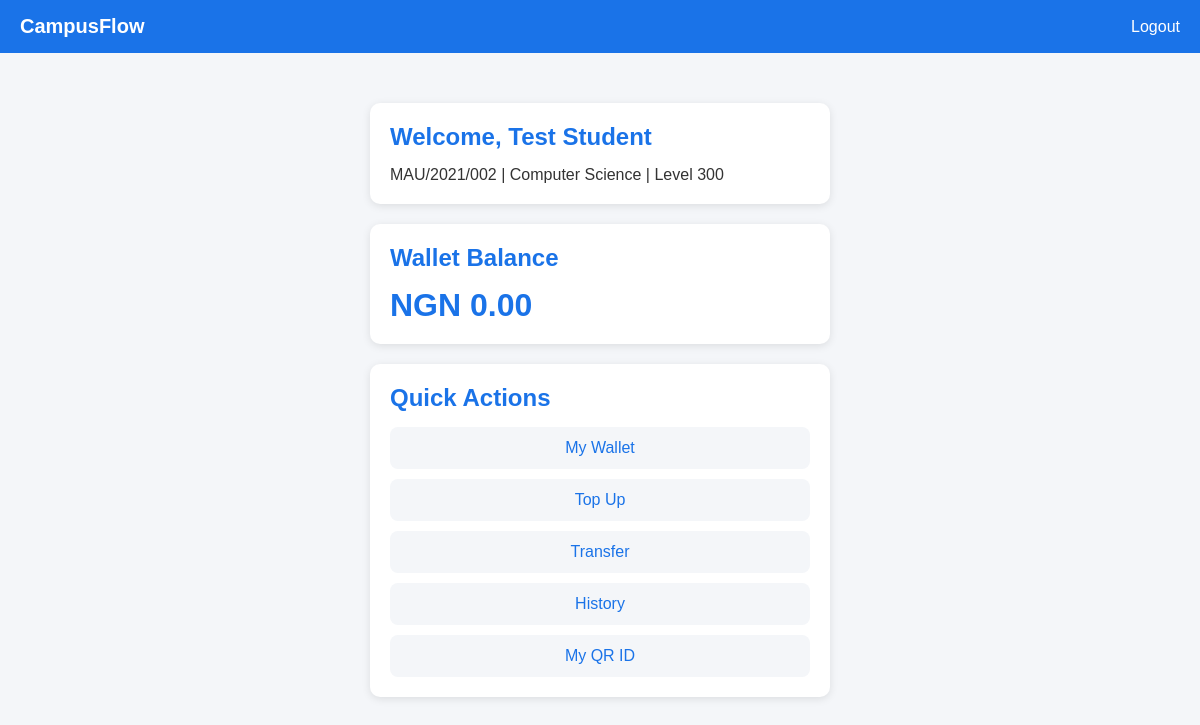
/dashboard (signed in), run on the app's committed database.
### app/models.py (models this page shows)
class Student(UserMixin, db.Model):
    __tablename__ = 'students'
    id = db.Column(db.Integer, primary_key=True)
    full_name = db.Column(db.String(200), nullable=False)
    matric_number = db.Column(db.String(50), unique=True, nullable=False)
    email = db.Column(db.String(150), unique=True, nullable=False)
    password_hash = db.Column(db.Text, nullable=False)
    department = db.Column(db.String(150), nullable=False)
    level = db.Column(db.String(20), nullable=False)
    is_active = db.Column(db.Boolean, default=True)
    is_admin = db.Column(db.Boolean, default=False)
    created_at = db.Column(db.DateTime, default=datetime.utcnow)
    wallet = db.relationship('Wallet', backref='student', uselist=False)
    logs = db.relationship('AccessLog', backref='student', lazy=True)

class Wallet(db.Model):
    __tablename__ = 'wallets'
    id = db.Column(db.Integer, primary_key=True)
    student_id = db.Column(db.Integer, db.ForeignKey('students.id'))
    balance = db.Column(db.Numeric(15,2), default=0.00)
    currency = db.Column(db.String(10), default='NGN')
    updated_at = db.Column(db.DateTime, default=datetime.utcnow)
    transactions = db.relationship('Transaction', backref='wallet', lazy=True)

### app/auth/routes.py (the view)
@bp.route('/dashboard')
@login_required
def dashboard():
    return render_template('auth/dashboard.html', student=current_user)

### app/__init__.py (called while the page is built)
def create_app():
    app = Flask(__name__)
    app.config.from_object(Config)
    db.init_app(app)
    login_manager.init_app(app)
    migrate.init_app(app, db)
    login_manager.login_view = 'auth.login'
    from app.models import Student
    @login_manager.user_loader
    def load_user(user_id):
        return Student.query.get(int(user_id))
    from app.auth import bp as auth_bp
    app.register_blueprint(auth_bp)
    from app.wallet import bp as wallet_bp
    app.register_blueprint(wallet_bp)
    from app.identity import bp as identity_bp
    app.register_blueprint(identity_bp)
    from app.admin import bp as admin_bp
    app.register_blueprint(admin_bp)
    return app

### app/templates/auth/dashboard.html
{% extends 'base.html' %}
{% block content %}
<div class="card">
    <h2>Welcome, {{ student.full_name }}</h2>
    <p>{{ student.matric_number }} | {{ student.department }} | Level {{ student.level }}</p>
</div>
<div class="card">
    <h2>Wallet Balance</h2>
    <p class="balance">NGN {{ student.wallet.balance }}</p>
</div>
<div class="card">
    <h2>Quick Actions</h2>
    <a class="btn-link" href="/wallet">My Wallet</a>
    <a class="btn-link" href="/topup">Top Up</a>
    <a class="btn-link" href="/transfer">Transfer</a>
    <a class="btn-link" href="/transactions">History</a>
    <a class="btn-link" href="/identity">My QR ID</a>
</div>
{% endblock %}

### app/templates/base.html (style rules this page uses)
* { margin: 0; padding: 0; box-sizing: border-box; }
body { font-family: Arial, sans-serif; background: #f4f6f9; color: #333; }
.card { background: white; border-radius: 10px; padding: 20px; margin-bottom: 20px; box-shadow: 0 2px 8px rgba(0,0,0,0.1); }
.card h2 { margin-bottom: 15px; color: #1a73e8; }
.balance { font-size: 32px; font-weight: bold; color: #1a73e8; }
.btn-link { display: block; text-align: center; padding: 12px; background: #f4f6f9; color: #1a73e8; text-decoration: none; border-radius: 8px; margin-top: 10px; }

### data on the page
Student: full_name "Test Student", matric_number "MAU/2021/002", department "Computer Science", level "300"
Wallet: wallet.balance "0.00"
